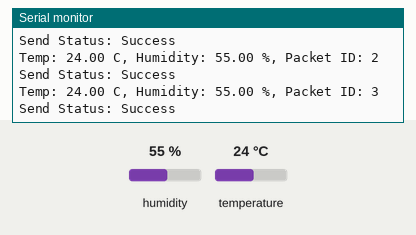
Recording of a sketch running on a simulated ESP32. Shown: the last lines printed to the serial monitor. Inputs (shaded band) come from the test bench; at power-on: humidity 55 %, temperature 24 °C.

Above: at 6.8 s.
6.9 s: humidity set to 22 %
At 9.4 s:
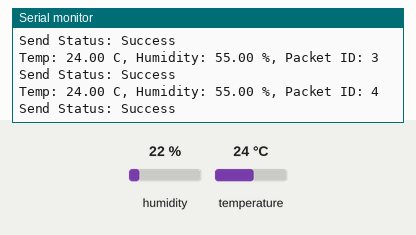
12.3 s: temperature set to 12 °C
At 15.4 s:
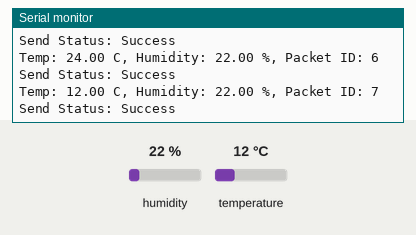
17.7 s: humidity set to 40 %
At 18.4 s:
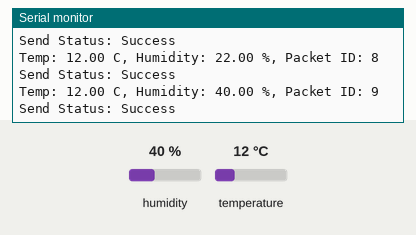
Timing chart, 0 to 20.7 s (numbered marks = the images above; inputs shaded):
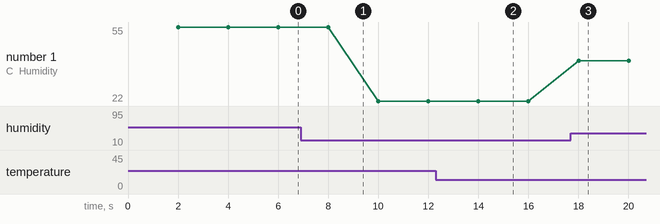

The sketch:

sender.ino
```cpp
#include <WiFi.h>
#include <esp_now.h>
#include <DHT.h>

// =====================
// DHT22
// =====================
#define DHTPIN   4
#define DHTTYPE  DHT22

DHT dht(DHTPIN, DHTTYPE);

// =====================
// ESP-NOW
// =====================
// ใส่ MAC Address ของบอร์ด Receiver ตรงนี้
uint8_t receiverMac[] = {0x24, 0x6F, 0x28, 0xAA, 0xBB, 0xCC};

typedef struct struct_message {
  float temperature;
  float humidity;
  unsigned long packetId;
} struct_message;

struct_message sensorData;

// =====================
// Non-blocking timer
// =====================
unsigned long previousSendMillis = 0;
const unsigned long sendInterval = 2000;

// =====================
// Utility
// =====================
void printMacAddress() {
  Serial.print("Sender MAC Address: ");
  Serial.println(WiFi.macAddress());
}

void onDataSent(const uint8_t *mac_addr, esp_now_send_status_t status) {
  Serial.print("Send Status: ");
  if (status == ESP_NOW_SEND_SUCCESS) {
    Serial.println("Success");
  } else {
    Serial.println("Fail");
  }
}

bool initEspNow() {
  if (esp_now_init() != ESP_OK) {
    Serial.println("ESP-NOW init failed");
    return false;
  }

  esp_now_register_send_cb(onDataSent);

  esp_now_peer_info_t peerInfo = {};
  memcpy(peerInfo.peer_addr, receiverMac, 6);
  peerInfo.channel = 0;
  peerInfo.encrypt = false;

  if (esp_now_add_peer(&peerInfo) != ESP_OK) {
    Serial.println("Failed to add peer");
    return false;
  }

  return true;
}

void readAndSendDHT() {
  float h = dht.readHumidity();
  float t = dht.readTemperature();

  if (isnan(h) || isnan(t)) {
    Serial.println("Failed to read from DHT22");
    return;
  }

  sensorData.temperature = t;
  sensorData.humidity = h;
  sensorData.packetId++;

  esp_err_t result = esp_now_send(receiverMac, (uint8_t *)&sensorData, sizeof(sensorData));

  Serial.print("Temp: ");
  Serial.print(sensorData.temperature);
  Serial.print(" C, Humidity: ");
  Serial.print(sensorData.humidity);
  Serial.print(" %, Packet ID: ");
  Serial.println(sensorData.packetId);

  if (result != ESP_OK) {
    Serial.print("esp_now_send error: ");
    Serial.println(result);
  }
}

void setup() {
  Serial.begin(115200);

  WiFi.mode(WIFI_STA);
  printMacAddress();

  dht.begin();

  if (!initEspNow()) {
    Serial.println("ESP-NOW setup failed, restart in 3 sec...");
    delay(3000);
    ESP.restart();
  }

  sensorData.packetId = 0;

  Serial.println("Sender ready");
}

void loop() {
  unsigned long currentMillis = millis();

  if (currentMillis - previousSendMillis >= sendInterval) {
    previousSendMillis = currentMillis;
    readAndSendDHT();
  }
}
```

Measured:
- after the input at 12.3 s, the serial monitor: prints a new line after 1.7 s (image 2)
- after the input at 17.7 s, the serial monitor: prints a new line after 0.31 s (image 3)
- plotted number 1: 55 → 22 after the input at 6.9 s, 22 → 40 after the input at 17.7 s
